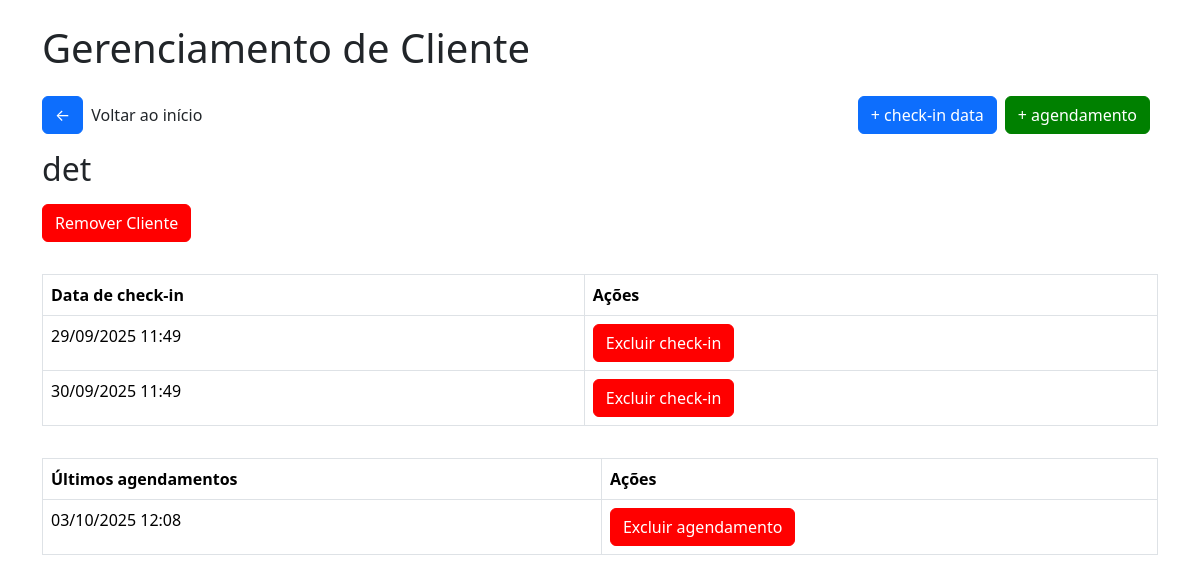
Screenshot of /clientedetox/1 with the database file from the repository.
### tables this page shows
CREATE TABLE cliente_detox (
        id INTEGER PRIMARY KEY AUTOINCREMENT,
        nome TEXT NOT NULL,
        status BOOLEAN DEFAULT FALSE,
        checkins INTEGER DEFAULT 0
    );

CREATE TABLE checkin_detox (
        id INTEGER PRIMARY KEY AUTOINCREMENT,
        cliente_id INTEGER,
        data DATETIME,
        FOREIGN KEY(cliente_id) REFERENCES clientes(id)
    );

CREATE TABLE historico_agendamento_detox (
        id INTEGER PRIMARY KEY AUTOINCREMENT,
        cliente_id INTEGER,
        data DATETIME,
        FOREIGN KEY(cliente_id) REFERENCES clientes(id)
    );

### app/views/detox.py (the view)
@app.route('/clientedetox/<int:cliente_id>')
def cliente_detox(cliente_id):
    conn = get_db_connection()
    cliente = conn.execute("SELECT * FROM cliente_detox WHERE id = ?", (cliente_id,)).fetchone()
    checkins = conn.execute("SELECT * FROM checkin_detox WHERE cliente_id = ? ORDER BY data ASC", (cliente_id,))
    agendamentos = conn.execute("SELECT * FROM historico_agendamento_detox WHERE cliente_id = ? ORDER BY data ASC", (cliente_id,))
    return render_template('detox/cliente_detox.html', cliente=cliente, checkins=checkins, agendamentos=agendamentos)

### app/model/model.py (called while the page is built)
def get_db_connection():
    conn = sqlite3.connect('checkins.db')
    conn.row_factory = sqlite3.Row
    return conn

### app/templates/detox/cliente_detox.html (shortened to what this page needs)
<!DOCTYPE html>
<html lang="pt-br">
<head>
    <link href="https://cdn.jsdelivr.net/npm/bootstrap@5.3.2/dist/css/bootstrap.min.css" rel="stylesheet">
    <link rel="stylesheet" href="{{url_for('static', filename='css/style.css')}}">
    <link rel="stylesheet" href="{{url_for('static', filename='css/modal.css')}}">
</head>
<body>
    <div class="container">
        <h1 class="mb-4">
            Gerenciamento de Cliente
        </h1>
        <div class="box-btn-home">
            <div class="box"><a href="/detox" class="btn btn-primary btn-home">&#x2190</a>
            <p>Voltar ao início</p></div>
            <div class="box">
                <a href="/adcheckindatadetox/{{cliente.id}}" class="btn btn-primary btn-home">+ check-in data</a>
                <a href="/adicionaragendamentodetox/{{cliente.id}}" class="btn btn-primary btn-home green">+ agendamento</a>
            </div>
        </div>
        <h2 class="mb-3">
            {{cliente.nome}}
        </h2>
        <button class="btn btn-primary btn-remover" id="openModal">Remover Cliente</button>
        <table class="table table-bordered table-checkin">
            <thead>
                <tr>
                <th>Data de check-in</th>
                <th>Ações</th>
                </tr>
            </thead>
            <tbody>
                {% for checkin in checkins %}
                <tr>
                <td>{{ checkin.data }}</td>
                <td><a href="/excluircheckindetox/{{checkin.id}}" class="btn btn-primary btn-remover excludecheckin">Excluir check-in</a></td>
                </tr>
                {% endfor %}
            </tbody>
        </table>
        <table class="table table-bordered table-checkin">
            <thead>
                <tr>
                <th>Últimos agendamentos</th>
                <th>Ações</th>
                </tr>
            </thead>
            <tbody>
                {% for a in agendamentos %}
                <tr>
                <td>{{ a.data }}</td>
                <td><a href="/excluiragendamentodetox/{{a.id}}" class="btn btn-primary btn-remover excludecheckin">Excluir agendamento</a></td>
                </tr>
                {% endfor %}
            </tbody>
        </table>
</body>
</html>

### app/static/css/style.css (style rules this page uses)
body { padding: 24px; }
a { text-decoration: none; }
.btn-remover { background-color: red; border-color: red; }
.btn-home { margin-bottom: 16px; margin-right: 8px; }
.box-btn-home { width: 100%; display: flex; justify-content: space-between; align-items: center; }
.box-btn-home .box { display: flex; justify-content: center; align-items: center; }
.table-checkin { margin-top: 32px; }
.excludecheckin { color: white; }
.green { background-color: green; border-color:green; }

### rows the page displays
cliente_detox: nome "det"
checkin_detox: data "29/09/2025 11:49"
checkin_detox: data "30/09/2025 11:49"
historico_agendamento_detox: data "03/10/2025 12:08"
